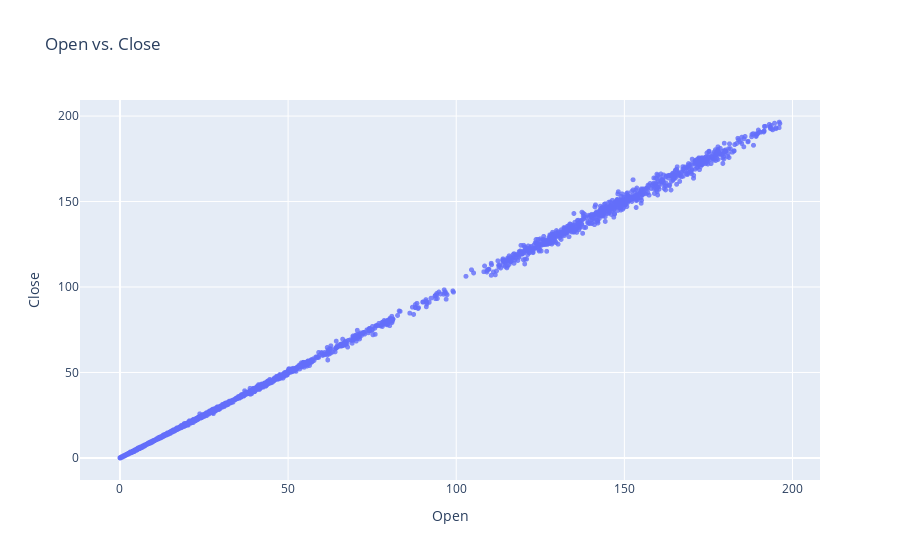

The notebook cell this image was saved under:
### Code cell
fig = px.scatter(apple, 
                 x='Open', 
                 y='Close', 
                 
                 opacity=0.8, 
                  
                 title='Open vs. Close')
fig.update_traces(marker_size=5)
fig.show()

### Figure 1 — Plotly figure (JSON) as saved in the notebook; plotly's stock layout.template omitted (floating-point values rounded to 4 significant figures; data arrays with more than 128 entries replaced by an {"elided": "..."} marker saying what was removed)
{"data": [{"hovertemplate": "Open=%{x}<br>Close=%{y}<extra></extra>", "legendgroup": "", "marker": {"color": "#636efa", "opacity": 0.8, "size": 5, "symbol": "circle"}, "mode": "markers", "name": "", "showlegend": false, "type": "scattergl", "x": {"elided": "10791 float values"}, "xaxis": "x", "y": {"elided": "10791 float values"}, "yaxis": "y"}], "layout": {"legend": {"tracegroupgap": 0}, "title": {"text": "Open vs. Close"}, "xaxis": {"anchor": "y", "domain": [0, 1], "title": {"text": "Open"}}, "yaxis": {"anchor": "x", "domain": [0, 1], "title": {"text": "Close"}}}}
